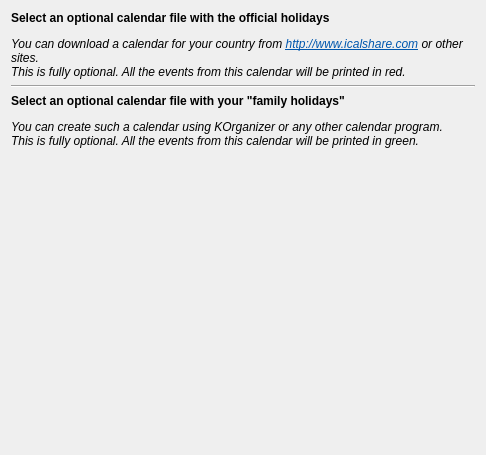
<ui version="4.0" >
 <class>CalEvents</class>
 <widget class="QWidget" name="CalEvents" >
  <property name="geometry" >
   <rect>
    <x>0</x>
    <y>0</y>
    <width>486</width>
    <height>455</height>
   </rect>
  </property>
  <property name="windowTitle" >
   <string>Calendar events</string>
  </property>
  <layout class="QVBoxLayout" >
   <item>
    <widget class="QLabel" name="ohHeaderLabel" >
     <property name="font" >
      <font>
       <weight>75</weight>
       <bold>true</bold>
      </font>
     </property>
     <property name="text" >
      <string>Select an optional calendar file with the official holidays</string>
     </property>
    </widget>
   </item>
   <item>
    <widget class="KDcrawIface::RFileSelector" name="ohUrlRequester"/>
   </item>
   <item>
    <widget class="QLabel" name="ohExplainLabel" >
     <property name="font" >
      <font>
       <italic>true</italic>
      </font>
     </property>
     <property name="text" >
      <string>&lt;!DOCTYPE HTML PUBLIC "-//W3C//DTD HTML 4.0//EN" "http://www.w3.org/TR/REC-html40/strict.dtd">
&lt;html>&lt;head>&lt;meta name="qrichtext" content="1" />&lt;style type="text/css">
p, li { white-space: pre-wrap; }
&lt;/style>&lt;/head>&lt;body style=" font-family:'DejaVu Sans'; font-size:9pt; font-weight:400; font-style:italic;">
&lt;p style=" margin-top:0px; margin-bottom:0px; margin-left:0px; margin-right:0px; -qt-block-indent:0; text-indent:0px;">You can download a calendar for your country from &lt;a href="http://www.icalshare.com">&lt;span style=" text-decoration: underline; color:#0057ae;">http://www.icalshare.com&lt;/span>&lt;/a> or other sites.&lt;/p>
&lt;p style=" margin-top:0px; margin-bottom:0px; margin-left:0px; margin-right:0px; -qt-block-indent:0; text-indent:0px;">This is fully optional. All the events from this calendar will be printed in red.&lt;/p>&lt;/body>&lt;/html></string>
     </property>
     <property name="alignment" >
      <set>Qt::AlignVCenter</set>
     </property>
     <property name="wordWrap" >
      <bool>true</bool>
     </property>
    </widget>
   </item>
   <item>
    <widget class="Line" name="line1" >
     <property name="frameShape" >
      <enum>QFrame::HLine</enum>
     </property>
     <property name="frameShadow" >
      <enum>QFrame::Sunken</enum>
     </property>
    </widget>
   </item>
   <item>
    <widget class="QLabel" name="fhHeaderLabel" >
     <property name="font" >
      <font>
       <weight>75</weight>
       <bold>true</bold>
      </font>
     </property>
     <property name="text" >
      <string>Select an optional calendar file with your "family holidays"</string>
     </property>
     <property name="wordWrap" >
      <bool>false</bool>
     </property>
    </widget>
   </item>
   <item>
    <widget class="KDcrawIface::RFileSelector" name="fhUrlRequester"/>       
   </item>
   <item>
    <widget class="QLabel" name="fhExplainLabel" >
     <property name="font" >
      <font>
       <italic>true</italic>
      </font>
     </property>
     <property name="text" >
      <string>You can create such a calendar using KOrganizer or any other calendar program.
This is fully optional. All the events from this calendar will be printed in green.</string>
     </property>
     <property name="alignment" >
      <set>Qt::AlignVCenter</set>
     </property>
     <property name="wordWrap" >
      <bool>true</bool>
     </property>
    </widget>
   </item>
   <item>
    <spacer name="spacer1" >
     <property name="orientation" >
      <enum>Qt::Vertical</enum>
     </property>
     <property name="sizeType" >
      <enum>QSizePolicy::Expanding</enum>
     </property>
     <property name="sizeHint" stdset="0" >
      <size>
       <width>41</width>
       <height>140</height>
      </size>
     </property>
    </spacer>
   </item>
  </layout>
 </widget>
 <layoutdefault spacing="6" margin="11" />
 <pixmapfunction>qPixmapFromMimeSource</pixmapfunction>
 <customwidgets>
  <customwidget>
   <class>KDcrawIface::RFileSelector</class>
   <extends>QFrame</extends>
   <header>KDCRAW/RWidgetUtils</header>
  </customwidget>
 </customwidgets>
 <resources/>
 <connections/>
 <slots>
  <signal>fhChanged(QString)</signal>
  <signal>ohChanged(QString)</signal>
 </slots>
</ui>
